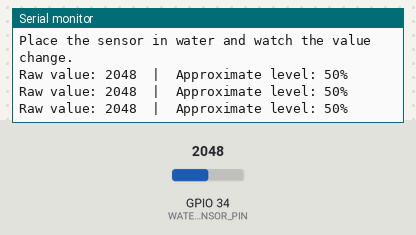
The sketch below on a simulated ESP32. Parts: the last lines printed to the serial monitor. The inputs (shaded band) are chosen by the test bench; at power-on: GPIO 34 (WATER_SENSOR_PIN) = 2048 (analog values on the 0–4095 scale).

Above: at 1.3 s.
1.4 s: GPIO 34 (WATER_SENSOR_PIN) set to 2866
At 1.9 s:
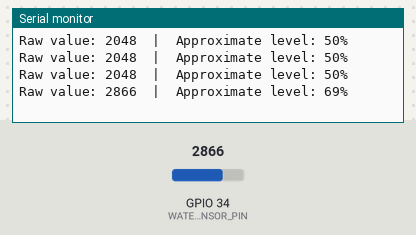
2.9 s: GPIO 34 (WATER_SENSOR_PIN) set to 3603
At 3.4 s:
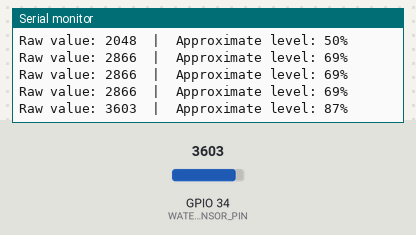
Timing chart, 0 to 5.9 s (numbered marks = the images above; inputs shaded):
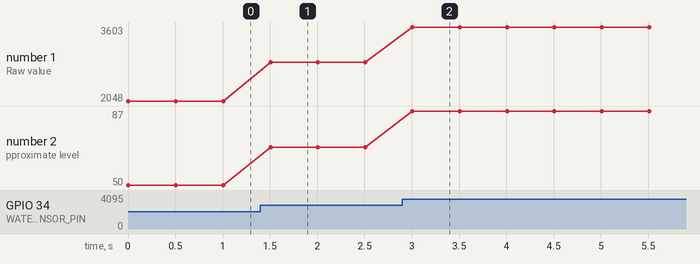

The sketch:

Water_Level_Sensor.ino
```cpp
/*
  ESP32 + Water Level Sensor Test

  This common water-level sensor gives an ANALOG voltage. The voltage
  increases when more of the sensor is covered by water.

  Wiring:
    Sensor VCC -> ESP32 3V3
    Sensor GND -> ESP32 GND
    Sensor SIG/S -> ESP32 GPIO 34

  Use 3.3V to power the sensor so its output never exceeds the
  ESP32 ADC input voltage. GPIO 34 is input-only, which is suitable
  for reading an analog sensor.

  Important:
    - Do not put the sensor module in water above its marked sensing area.
    - Do not use this reading as a calibrated water height in centimeters.
      The value depends on the sensor, water quality, and tank shape.
*/

// GPIO 34 is an ADC (analog input) pin on a classic ESP32.
const uint8_t WATER_SENSOR_PIN = 34;

void setup() {
  // Start the Serial Monitor at 115200 baud.
  Serial.begin(115200);

  // Configure the pin as an input.
  pinMode(WATER_SENSOR_PIN, INPUT);

  // On the ESP32, analogRead() normally returns a value from 0 to 4095.
  analogReadResolution(12);

  Serial.println("Water level sensor test started.");
  Serial.println("Place the sensor in water and watch the value change.");
}

void loop() {
  // Read the sensor's analog voltage.
  int sensorValue = analogRead(WATER_SENSOR_PIN);

  // Convert the 0-4095 reading into an easy-to-read percentage.
  int levelPercent = map(sensorValue, 0, 4095, 0, 100);
  levelPercent = constrain(levelPercent, 0, 100);

  Serial.print("Raw value: ");
  Serial.print(sensorValue);
  Serial.print("  |  Approximate level: ");
  Serial.print(levelPercent);
  Serial.println("%");

  // Take a new reading twice every second.
  delay(500);
}
```

Measured:
- after the input at 1.4 s, the serial monitor: prints a new line after 0.11 s (image 1)
- after the input at 2.9 s, the serial monitor: prints a new line after 0.11 s (image 2)
- plotted number 1: 2048 → 2866 after the input at 1.4 s, 2866 → 3603 after the input at 2.9 s
- plotted number 2: 50 → 69 after the input at 1.4 s, 69 → 87 after the input at 2.9 s
